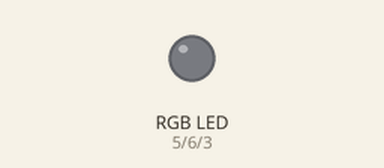
This sketch was run on a simulated Arduino Uno, built with avr-gcc and run on an emulated ATmega328P. Parts: an RGB LED mixed from three pins (HIGH = lit).

Above: at 0.05 s.
At 3.3 s:
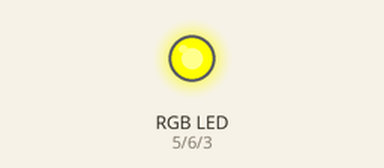
At 6.55 s:
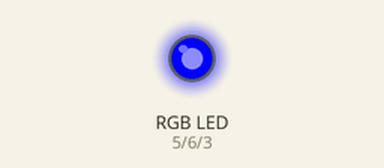
Timing chart, 0 to 8.5 s (numbered marks = the images above):
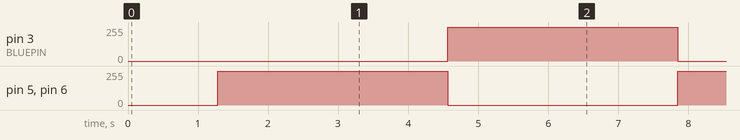

Measured:
- by itself, pin 3 (BLUEPIN), pin 5 (REDPIN), pin 6 (GREENPIN): alternates 255/255 for 3.3 s and 0/255 for 3.3 s

The sketch:

FRC_Fuel_Lights.ino
```cpp
#include <Colour.h>

#define REDPIN 5
#define GREENPIN 6
#define BLUEPIN 3

#define FADESPEED 5
#define WAITTIME 2000

void setup() {
  pinMode(REDPIN, OUTPUT);
  pinMode(GREENPIN, OUTPUT);
  pinMode(BLUEPIN, OUTPUT);
}


void loop() {
  Colour primaryColour(0, 0, 255);
  Colour secondaryColour(255, 255, 0);

  transitionFromColourToColour(primaryColour, secondaryColour);
  transitionFromColourToColour(secondaryColour, primaryColour);
}

void adjustColour(Colour colour){
  analogWrite(REDPIN, colour.getRed());
  analogWrite(GREENPIN, colour.getGreen());
  analogWrite(BLUEPIN, colour.getBlue());
}

void transitionFromColourToColour(Colour startingColour, Colour endingColour) {
  Colour currentColour = startingColour;
  while (!currentColour.equals(endingColour)) {
    if (currentColour.getRed() < endingColour.getRed()) currentColour.setRed(currentColour.getRed()+1);
    else if (currentColour.getRed() > endingColour.getRed()) currentColour.setRed(currentColour.getRed()-1);

    if (currentColour.getGreen() < endingColour.getGreen()) currentColour.setGreen(currentColour.getGreen()+1);
    else if (currentColour.getGreen() > endingColour.getGreen()) currentColour.setGreen(currentColour.getGreen()-1);

    if (currentColour.getBlue() < endingColour.getBlue()) currentColour.setBlue(currentColour.getBlue()+1);
    else if (currentColour.getBlue() > endingColour.getBlue()) currentColour.setBlue(currentColour.getBlue()-1);

    adjustColour(currentColour);
    delay(FADESPEED);
  }
  delay(WAITTIME);
}
```

Colour.h
```cpp
/*
  Colour.h - Library for coloured lights
  Created by Craig Fox
  Released into the public domain
*/
#ifndef Colour_h
#define Colour_h

#include "Arduino.h"

class Colour
{
  public:
    Colour(int r, int g, int b);
    void setRed(int r);
    void setGreen(int g);
    void setBlue(int b);
    int getRed();
    int getGreen();
    int getBlue();
    bool equals(Colour colour);
  private:
    int red;
    int green;
    int blue;
};

#endif
```
